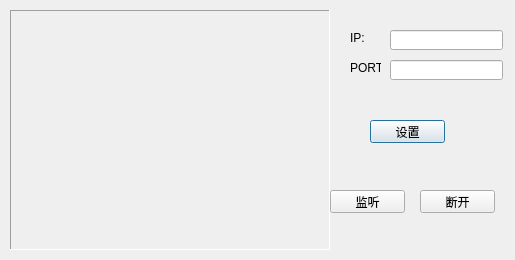
<?xml version="1.0" encoding="UTF-8"?>
<ui version="4.0">
 <class>CameraDialog</class>
 <widget class="QDialog" name="CameraDialog">
  <property name="geometry">
   <rect>
    <x>0</x>
    <y>0</y>
    <width>515</width>
    <height>260</height>
   </rect>
  </property>
  <property name="sizePolicy">
   <sizepolicy hsizetype="Fixed" vsizetype="Fixed">
    <horstretch>0</horstretch>
    <verstretch>0</verstretch>
   </sizepolicy>
  </property>
  <property name="windowTitle">
   <string>CameraDialog</string>
  </property>
  <widget class="QLabel" name="label_video">
   <property name="geometry">
    <rect>
     <x>10</x>
     <y>10</y>
     <width>320</width>
     <height>240</height>
    </rect>
   </property>
   <property name="frameShape">
    <enum>QFrame::Panel</enum>
   </property>
   <property name="frameShadow">
    <enum>QFrame::Sunken</enum>
   </property>
   <property name="text">
    <string/>
   </property>
  </widget>
  <widget class="QLabel" name="label">
   <property name="geometry">
    <rect>
     <x>350</x>
     <y>30</y>
     <width>31</width>
     <height>16</height>
    </rect>
   </property>
   <property name="text">
    <string>IP:</string>
   </property>
  </widget>
  <widget class="QLabel" name="label_2">
   <property name="geometry">
    <rect>
     <x>350</x>
     <y>60</y>
     <width>31</width>
     <height>16</height>
    </rect>
   </property>
   <property name="text">
    <string>PORT:</string>
   </property>
  </widget>
  <widget class="QLineEdit" name="lineEdit_ip">
   <property name="geometry">
    <rect>
     <x>390</x>
     <y>30</y>
     <width>113</width>
     <height>20</height>
    </rect>
   </property>
  </widget>
  <widget class="QLineEdit" name="lineEdit_port">
   <property name="geometry">
    <rect>
     <x>390</x>
     <y>60</y>
     <width>113</width>
     <height>20</height>
    </rect>
   </property>
  </widget>
  <widget class="QPushButton" name="pushButton_set">
   <property name="geometry">
    <rect>
     <x>370</x>
     <y>120</y>
     <width>75</width>
     <height>23</height>
    </rect>
   </property>
   <property name="text">
    <string>设置</string>
   </property>
  </widget>
  <widget class="QPushButton" name="pushButton_listen">
   <property name="geometry">
    <rect>
     <x>330</x>
     <y>190</y>
     <width>75</width>
     <height>23</height>
    </rect>
   </property>
   <property name="text">
    <string>监听</string>
   </property>
  </widget>
  <widget class="QPushButton" name="pushButton_close">
   <property name="geometry">
    <rect>
     <x>420</x>
     <y>190</y>
     <width>75</width>
     <height>23</height>
    </rect>
   </property>
   <property name="text">
    <string>断开</string>
   </property>
  </widget>
 </widget>
 <layoutdefault spacing="6" margin="11"/>
 <resources/>
 <connections/>
</ui>
